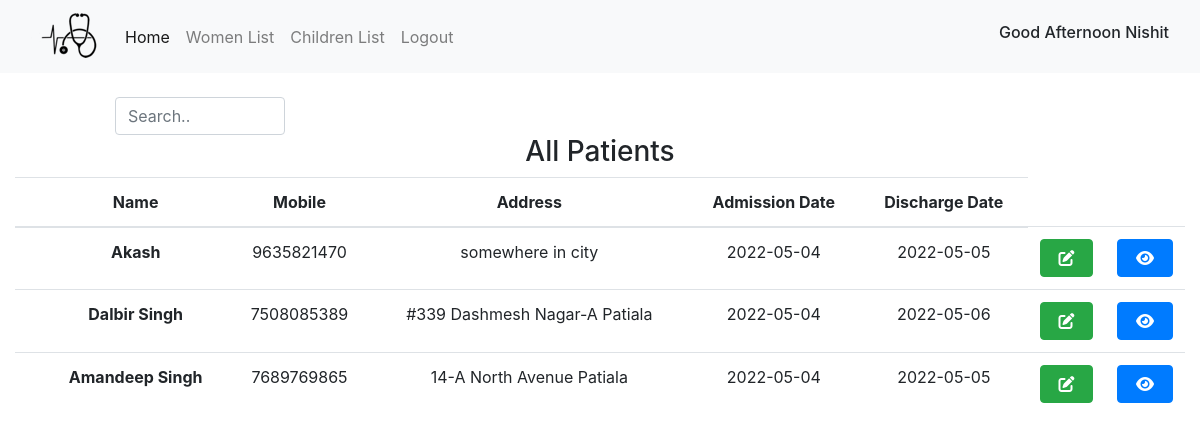
Screenshot of /list.php (signed in) with the database file from the repository.
### tables this page shows
CREATE TABLE `customerInfo` (
  `patient_id` int NOT NULL,
  `mobile` bigint NOT NULL,
  `customer` text NOT NULL,
  `age` varchar(50) NOT NULL,
  `gender` enum('Male','Female','Others','') NOT NULL,
  `address` varchar(255) NOT NULL,
  `weight(Birth)` text NOT NULL,
  `height` varchar(20) NOT NULL,
  `headcircum` varchar(255) NOT NULL,
  `admission(date)` date DEFAULT NULL,
  `admission(wt)` varchar(100) NOT NULL,
  `discharge(date)` date NOT NULL,
  `discharge(wt)` varchar(100) NOT NULL,
  `diagnosis` varchar(255) NOT NULL,
  `caseSummary` text,
  `treatmentGiven` text
);

### list.php (the view, shortened to what this page needs)
<?php
require 'config.php';
include 'navbar.php';
?>
<html>
<head>
    <link rel="stylesheet" href="./style.css">
    <link rel="stylesheet" href="https://cdn.jsdelivr.net/npm/bootstrap@4.6.1/dist/css/bootstrap.min.css">
</head>
<body>
<div class="container-fluid App">
  <br>
  <div class="row">
<div class="col-md-1"></div>
<div class="col-md-2">
 <input type="text" id="search" name="search" onkeyup="search()" placeholder="Search.."  class="form-control">
</div>
<div class="col-md-1"></div>
  </div>
    <div>
    <h3 style="text-align: center;">All Patients</h3>
<table class="table">
  <thead>
<tr>
    <th class="th"></th>
    <th class="th" >Name</th>
    <th class="th">Mobile</th>
    <th class="th">Address</th>
    <th class="th">Admission Date</th>
    <th class="th">Discharge Date</th>
</tr>
</thead>
<tbody>
  <?php
$sql= "Select * from `customerInfo`";
$result = mysqli_query($conn, $sql);
 if($result)
   {
     while($row = mysqli_fetch_assoc($result))
     {
       $id=$row['patient_id'];
       $customer=$row['customer'];
       $mobile=$row['mobile'];
       $address=$row['address'];
       $admission=$row['admission(date)'];
       $discharge=$row['discharge(date)'];
       echo '<tr class="name">
        <th></th>
        <th scope="row">'.$customer.'</th>
        <td>'.$mobile.'</td>
        <td>'.$address.'</td>
        <td>'.$admission.'</td>
        <td>'.$discharge.'</td>
        <td ><a href="edit.php?printid='.$id.'"><button type="button" class="btn btn-success"><i class="fa fa-edit"></i></button></a>
        <td ><a href="view.php?printid='.$id.'"><button type="button" class="btn btn-primary"><i class="fa fa-eye"></i></button></a>
        </tr>';
        }
    }
   ?>
</tbody>
</table>
</div>
    </div>
</body>
</html>

### navbar.php (shortened to what this page needs)
<!DOCTYPE html>
<html lang="en">
<head>
    <link rel="stylesheet" href="./style.css">
    <link rel="stylesheet" href="https://cdn.jsdelivr.net/npm/bootstrap@4.6.1/dist/css/bootstrap.min.css">
    <link rel="stylesheet" href="https://cdnjs.cloudflare.com/ajax/libs/font-awesome/6.1.1/css/all.min.css" />
  </head>
  <body>
<nav class="navbar navbar-expand-lg navbar-light bg-light">
  <div class="container-fluid">
    <a class="navbar-brand" href=""><img src="images/hospitallogo.png"></a>
    <div class="collapse navbar-collapse" id="navbarSupportedContent">
      <ul class="navbar-nav me-auto mb-2 mb-lg-0">
        <li class="nav-item">
          <a class="nav-link active" aria-current="page" href="dashboard.php">Home</a>
        </li>
        <li class="nav-item">
          <a class="nav-link" href="motherslist.php">Women List</a>
        </li>
        <li class="nav-item">
          <a class="nav-link" href="list.php">Children List</a>
        </li>
        <li class="nav-item">
          <a class="nav-link"  href="logout.php" tabindex="-1" aria-disabled="true">Logout</a>
        </li>
      </ul>
      </div>
      <h6><?php
        $h = date('G');
        if($h>=5 && $h<=11)
        {
            echo "Good Morning";
        }
        else if($h>=12 && $h<=15)
        {
            echo "Good Afternoon";
        }
        else
        {
            echo "Good Evening";
        }
    ?> <?php echo $_SESSION["username"] ?> </h6>
  </div>
</nav>
</body>
</html>

### style.css (style rules this page uses)
.App { text-align: center; height: 100% ; }
table { margin: auto; border-radius: 10px; width: 100%; }
td { padding: 10px; }
input[type=text], [type=number] { width: 100%; }
button { padding: 20px; width: 100%; }

### rows the page displays
customerinfo: customer "Akash", mobile "9635821470", address "somewhere in city", value "2022-05-04", value "2022-05-05"
customerinfo: customer "Dalbir Singh", mobile "7508085389", address "#339 Dashmesh Nagar-A Patiala", value "2022-05-04", value "2022-05-06"
customerinfo: customer "Amandeep Singh", mobile "7689769865", address "14-A North Avenue Patiala", value "2022-05-04", value "2022-05-05"

### other values shown
$_SESSION["username"] "Nishit"
